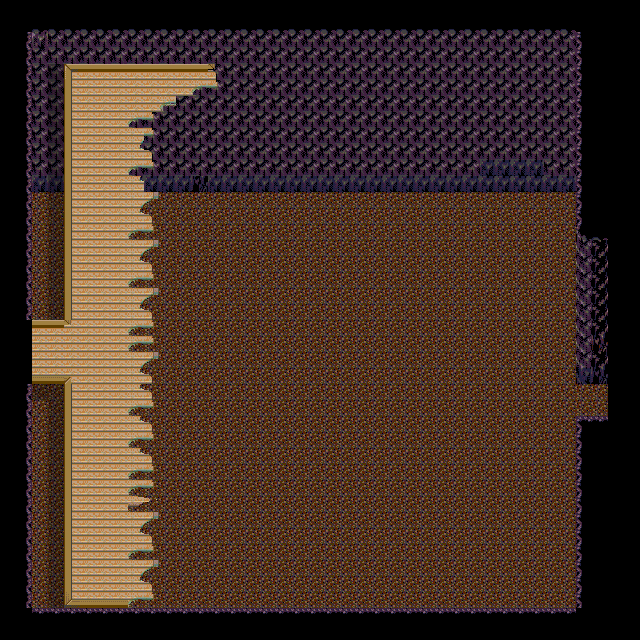

A 2D game scene composited from a Tiled map and its tileset images. What follows is a short description and the map's XML, with each tile layer's data collapsed to a summary:
An orthogonal 40x40 tile map with 16x16 px tiles, 7 tile layers (Base, MonoShita, MonoChu, shadow, ...), 4 tilesets and 16 objects (ladder).

<map version="1.0" orientation="orthogonal" renderorder="right-down" width="40" height="40" tilewidth="16" tileheight="16" backgroundcolor="#000000" nextobjectid="22">
 <tileset firstgid="1" name="cave" tilewidth="16" tileheight="16" tilecount="480" columns="30">
  <image source="cave.png" trans="aa55ff" width="480" height="256" />
 </tileset>
 <tileset firstgid="481" name="ed" tilewidth="16" tileheight="16" tilecount="480" columns="30">
  <image source="ed.png" trans="aa55ff" width="480" height="256" />
 </tileset>
 <tileset firstgid="961" name="broken-Waste-E01" tilewidth="16" tileheight="16" tilecount="1344" columns="16">
  <image source="broken-Waste-E01.png" trans="aa55ff" width="256" height="1344" />
 </tileset>
 <tileset firstgid="2305" name="ST-Sewer-01" tilewidth="16" tileheight="16" tilecount="1504" columns="16">
  <image source="ST-Sewer-01.png" trans="aa55ff" width="256" height="1504" />
 </tileset>
 <layer name="Base" width="40" height="40">
  <properties>
   <property name="cc_vertexz" value="-14" />
  </properties>
  <data>[1600 cells, 1375 non-empty, 16 distinct tile ids]</data>
 </layer>
 <layer name="MonoShita" width="40" height="40">
  <properties>
   <property name="cc_vertexz" value="-13" />
  </properties>
  <data>[1600 cells, 221 non-empty, 10 distinct tile ids]</data>
 </layer>
 <layer name="MonoChu" width="40" height="40">
  <properties>
   <property name="cc_vertexz" value="-12" />
  </properties>
  <data>[1600 cells, 49 non-empty, 8 distinct tile ids]</data>
 </layer>
 <layer name="shadow" width="40" height="40">
  <properties>
   <property name="cc_vertexz" value="-11" />
  </properties>
  <data>[1600 cells, 31 non-empty, 1 distinct tile ids]</data>
 </layer>
 <layer name="rope" width="40" height="40">
  <properties>
   <property name="cc_vertexz" value="-11" />
  </properties>
  <data>[1600 cells, 24 non-empty, 8 distinct tile ids]</data>
 </layer>
 <layer name="hide" width="40" height="40">
  <properties>
   <property name="cc_vertexz" value="-11" />
  </properties>
  <data>[1600 cells, 22 non-empty, 3 distinct tile ids]</data>
 </layer>
 <layer name="hide2" width="40" height="40">
  <properties>
   <property name="cc_vertexz" value="-11" />
  </properties>
  <data>[1600 cells, 7 non-empty, 4 distinct tile ids]</data>
 </layer>
 <objectgroup name="collision">
  <object id="1" x="0" y="32" width="80" height="288" />
  <object id="3" x="0" y="368" width="80" height="272" />
  <object id="4" x="80" y="608" width="560" height="32" />
  <object id="5" x="576" y="416" width="64" height="192" />
  <object id="7" x="208" y="32" width="416" height="160" />
  <object id="8" x="576" y="192" width="64" height="192" />
  <object id="9" x="80" y="32" width="128" height="32" />
  <object id="10" x="128" y="112" width="32" height="496" />
  <object id="11" x="192" y="64" width="16" height="128" />
  <object id="12" x="160" y="64" width="32" height="48">
   <properties>
    <property name="objID" value="181" />
   </properties>
  </object>
 </objectgroup>
 <objectgroup name="event">
  <object id="15" x="0" y="32" width="32" height="32">
   <properties>
    <property name="EventID" value="1" />
    <property name="trigger" value="0" />
   </properties>
  </object>
  <object id="17" x="0" y="320" width="32" height="48">
   <properties>
    <property name="EventID" value="2" />
    <property name="trigger" value="1" />
   </properties>
  </object>
  <object id="18" x="608" y="384" width="32" height="32">
   <properties>
    <property name="EventID" value="3" />
    <property name="trigger" value="1" />
   </properties>
  </object>
  <object id="19" x="160" y="64" width="32" height="48">
   <properties>
    <property name="EventID" value="4" />
    <property name="trigger" value="2" />
   </properties>
  </object>
  <object id="21" x="128" y="112" width="32" height="496">
   <properties>
    <property name="EventID" value="5" />
    <property name="trigger" value="2" />
   </properties>
  </object>
 </objectgroup>
 <objectgroup name="terrain">
  <object id="20" type="ladder" x="160" y="80" width="32" height="112" />
 </objectgroup>
</map>
